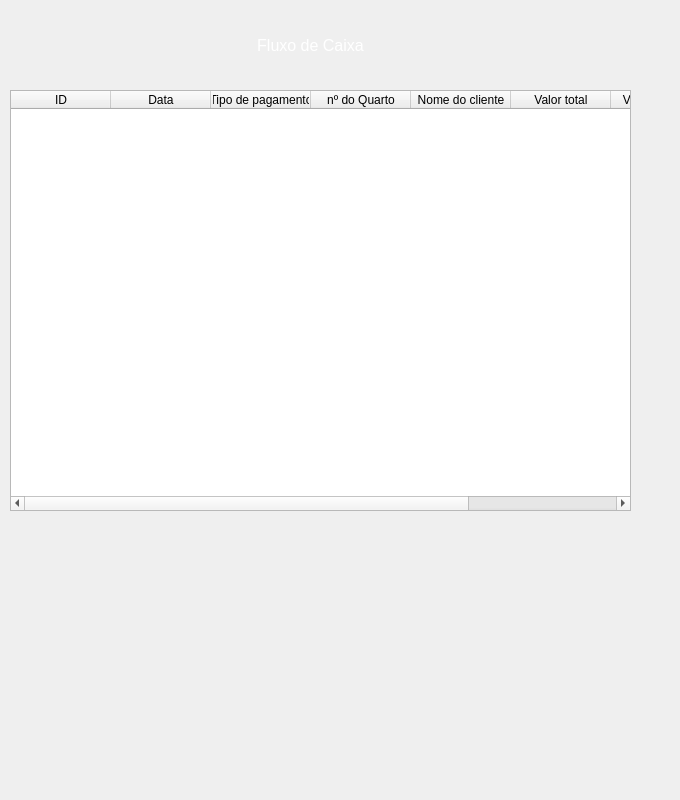
       <widget class="QWidget" name="page_16">
        <widget class="QTableWidget" name="tableWidget_3">
         <property name="geometry">
          <rect>
           <x>10</x>
           <y>90</y>
           <width>621</width>
           <height>421</height>
          </rect>
         </property>
         <column>
          <property name="text">
           <string>ID</string>
          </property>
         </column>
         <column>
          <property name="text">
           <string>Data</string>
          </property>
         </column>
         <column>
          <property name="text">
           <string>Tipo de pagamento</string>
          </property>
         </column>
         <column>
          <property name="text">
           <string>nº do Quarto</string>
          </property>
         </column>
         <column>
          <property name="text">
           <string>Nome do cliente</string>
          </property>
         </column>
         <column>
          <property name="text">
           <string>Valor total</string>
          </property>
         </column>
         <column>
          <property name="text">
           <string>Valor recebido</string>
          </property>
         </column>
         <column>
          <property name="text">
           <string>Valor devolvido</string>
          </property>
         </column>
        </widget>
        <widget class="QWidget" name="widget_3" native="true">
         <property name="geometry">
          <rect>
           <x>0</x>
           <y>-100</y>
           <width>671</width>
           <height>791</height>
          </rect>
         </property>
         <property name="styleSheet">
          <string notr="true">QWidget {
    background: qradialgradient(
        cx: 0.5, cy: 0.2, radius: 0.8,
        fx: 0.5, fy: 0.2,
        stop: 0 #7FA3A6,  /* Brilho no topo (mais suave) */
        stop: 0.4 #4E7580, /* Azul intermediário mais escuro */
        stop: 0.7 #27425A, /* Azul mais escuro na transição */
        stop: 1 #0A1A30   /* Azul bem escuro na parte inferior */
    );
}
</string>
         </property>
        </widget>
        <widget class="QLabel" name="label_81">
         <property name="geometry">
          <rect>
           <x>210</x>
           <y>30</y>
           <width>201</width>
           <height>31</height>
          </rect>
         </property>
         <property name="font">
          <font>
           <pointsize>12</pointsize>
          </font>
         </property>
         <property name="text">
          <string>&lt;html&gt;&lt;head/&gt;&lt;body&gt;&lt;p align=&quot;center&quot;&gt;&lt;span style=&quot; color:#ffffff;&quot;&gt;Fluxo de Caixa&lt;/span&gt;&lt;/p&gt;&lt;/body&gt;&lt;/html&gt;</string>
         </property>
        </widget>
        <zorder>widget_3</zorder>
        <zorder>tableWidget_3</zorder>
        <zorder>label_81</zorder>
       </widget>
